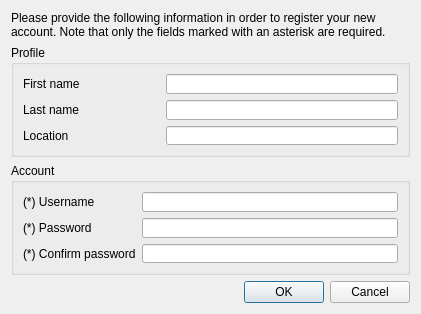
<?xml version="1.0" encoding="UTF-8"?>
<ui version="4.0">
 <class>RegisterDialog</class>
 <widget class="QDialog" name="RegisterDialog">
  <property name="geometry">
   <rect>
    <x>0</x>
    <y>0</y>
    <width>421</width>
    <height>303</height>
   </rect>
  </property>
  <property name="windowTitle">
   <string>Dialog</string>
  </property>
  <layout class="QVBoxLayout" name="verticalLayout_3">
   <item>
    <widget class="QLabel" name="label">
     <property name="text">
      <string>Please provide the following information in order to register your new account. Note that only the fields marked with an asterisk are required.</string>
     </property>
     <property name="wordWrap">
      <bool>true</bool>
     </property>
    </widget>
   </item>
   <item>
    <widget class="QGroupBox" name="groupBox">
     <property name="title">
      <string>Profile</string>
     </property>
     <layout class="QVBoxLayout" name="verticalLayout">
      <item>
       <layout class="QGridLayout" name="gridLayout">
        <item row="0" column="0">
         <widget class="QLabel" name="label_2">
          <property name="text">
           <string>First name                        </string>
          </property>
         </widget>
        </item>
        <item row="0" column="1">
         <widget class="QLineEdit" name="firstNameEdit"/>
        </item>
        <item row="1" column="0">
         <widget class="QLabel" name="label_3">
          <property name="text">
           <string>Last name</string>
          </property>
         </widget>
        </item>
        <item row="1" column="1">
         <widget class="QLineEdit" name="lastNameEdit"/>
        </item>
        <item row="2" column="0">
         <widget class="QLabel" name="label_4">
          <property name="text">
           <string>Location</string>
          </property>
         </widget>
        </item>
        <item row="2" column="1">
         <widget class="QLineEdit" name="locationEdit"/>
        </item>
       </layout>
      </item>
     </layout>
    </widget>
   </item>
   <item>
    <widget class="QGroupBox" name="groupBox_2">
     <property name="title">
      <string>Account</string>
     </property>
     <layout class="QVBoxLayout" name="verticalLayout_2">
      <item>
       <layout class="QGridLayout" name="gridLayout_2">
        <item row="0" column="0">
         <widget class="QLabel" name="label_5">
          <property name="text">
           <string>(*) Username</string>
          </property>
         </widget>
        </item>
        <item row="0" column="1">
         <widget class="QLineEdit" name="usernameEdit"/>
        </item>
        <item row="1" column="0">
         <widget class="QLabel" name="label_6">
          <property name="text">
           <string>(*) Password</string>
          </property>
         </widget>
        </item>
        <item row="1" column="1">
         <widget class="QLineEdit" name="passwordEdit">
          <property name="echoMode">
           <enum>QLineEdit::Password</enum>
          </property>
         </widget>
        </item>
        <item row="2" column="0">
         <widget class="QLabel" name="label_7">
          <property name="text">
           <string>(*) Confirm password</string>
          </property>
         </widget>
        </item>
        <item row="2" column="1">
         <widget class="QLineEdit" name="confirmEdit">
          <property name="echoMode">
           <enum>QLineEdit::Password</enum>
          </property>
         </widget>
        </item>
       </layout>
      </item>
     </layout>
    </widget>
   </item>
   <item>
    <widget class="QDialogButtonBox" name="buttonBox">
     <property name="orientation">
      <enum>Qt::Horizontal</enum>
     </property>
     <property name="standardButtons">
      <set>QDialogButtonBox::Cancel|QDialogButtonBox::Ok</set>
     </property>
    </widget>
   </item>
  </layout>
 </widget>
 <resources/>
 <connections>
  <connection>
   <sender>buttonBox</sender>
   <signal>accepted()</signal>
   <receiver>RegisterDialog</receiver>
   <slot>accept()</slot>
   <hints>
    <hint type="sourcelabel">
     <x>248</x>
     <y>254</y>
    </hint>
    <hint type="destinationlabel">
     <x>157</x>
     <y>274</y>
    </hint>
   </hints>
  </connection>
  <connection>
   <sender>buttonBox</sender>
   <signal>rejected()</signal>
   <receiver>RegisterDialog</receiver>
   <slot>reject()</slot>
   <hints>
    <hint type="sourcelabel">
     <x>316</x>
     <y>260</y>
    </hint>
    <hint type="destinationlabel">
     <x>286</x>
     <y>274</y>
    </hint>
   </hints>
  </connection>
 </connections>
</ui>
